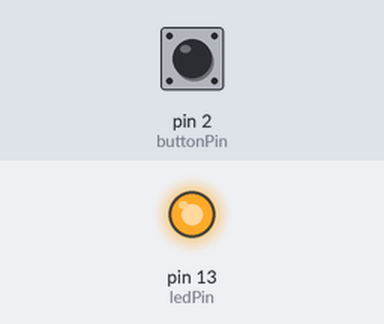
Simulated run of this sketch. Board: Arduino Uno, built with avr-gcc and run on an emulated ATmega328P. Shown: output pins drawn as LEDs (lit = HIGH). Inputs (shaded band) come from the test bench; at power-on: pin 2 (buttonPin) HIGH.

Above: at 2.8 s.
2.9 s: pin 2 (buttonPin) pulled LOW for 1.2 s
At 3.3 s:
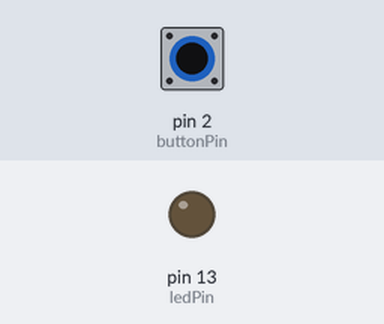
6.5 s: pin 2 (buttonPin) pulled LOW for 3.2 s
At 11.0 s:
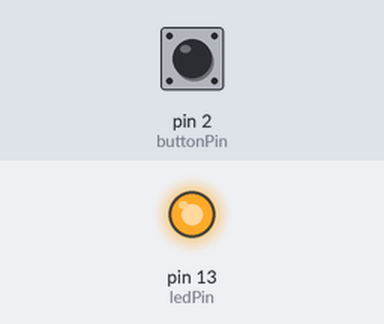
Timing chart, 0 to 12.5 s (numbered marks = the images above; inputs shaded):
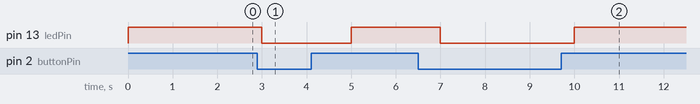

Measured:
- after the input at 2.9 s, pin 13 (ledPin): HIGH → LOW after 0.10 s, → HIGH 2.0 s later
- after the input at 6.5 s, pin 13 (ledPin): HIGH → LOW after 0.50 s, → HIGH 3.0 s later

The sketch:

LED_Push_Button_2.ino
```cpp
// set pin numbers:
const int buttonPin = 2;     // the number of the pushbutton pin
const int ledPin =  13;      // the number of the LED pin

int buttonState = 0; // variable for reading the pushbutton status

void setup() {
  pinMode(ledPin, OUTPUT); //initialize the LED pin as an output:
  pinMode(buttonPin, INPUT_PULLUP); //initialize the pushbutton pin as an input:
}
void loop() {
buttonState = digitalRead(buttonPin);
// read the state of the pushbutton value
// check if the pushbutton is pressed.
    // if it is, the buttonState is HIGH:
  if (buttonState == HIGH) {
        digitalWrite(ledPin, HIGH); // turn on LED
    delay(1000);
      }
  else {
        digitalWrite(ledPin, LOW); // turn off LED
    delay(1000);
      }
      }
```
